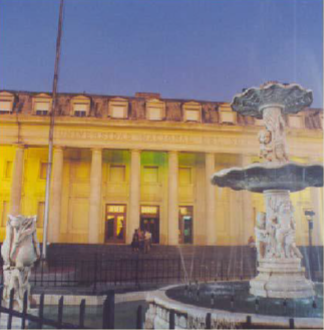
#> input picture TPG8/IPDI_TPs/T04_Operaciones_de_Luminancia/img/fuente.bmp, 324 x 330 px
$ python -i Segmentacion.py   (imports and definitions only)   (older library calls are emulated)
#> lines starting #> are read from the running program, lines starting #| are printed output that depends on the picture; after the words box and inside, x2 and y2 are one past the last pixel; in counts of white or black regions, pixels touching at a corner belong together
#> further down, picture is the input picture: shape (330, 324, 3); mean B, G, R 120.3, 124.5, 136.8
import cv2
import numpy as np
import logging
from typing import Tuple, List, Optional, Union
from skimage import measure

# Configuración de logs comentarios
# [1 line not run here, left out]
logger = logging.getLogger('IPDI_Segmentacion')

class AdvancedSegmentation:
    """
    Implementación de algoritmos de segmentación avanzada, binarización adaptativa
    y detección de bordes mediante métodos estadísticos y morfológicos.
    """

    def _ensure_grayscale(self, image: np.ndarray) -> np.ndarray:
        """Convierte imagen a escala de grises si es color."""
        if image.ndim == 3:
            return cv2.cvtColor(image, cv2.COLOR_BGR2GRAY)
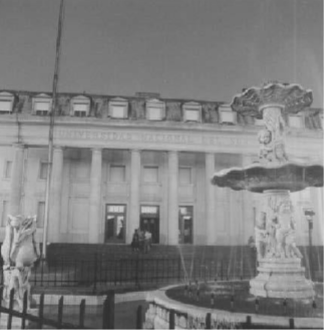
#> returned value: shape (330, 324); min 44, max 211, mean 127.7
        return image

    def _validate(self, image: np.ndarray) -> None:
        """Valida que la imagen no esté vacía."""
        if image is None or image.size == 0:
            raise ValueError("La imagen de entrada es nula o vacía.")

    # --- Métodos de Binarización ---

    # [16 lines left out: function threshold_median_50, not called in this run]

    def threshold_two_modes(self, image: np.ndarray) -> np.ndarray:
        """
        Binarización bimodal. Identifica las dos modas principales (clara y oscura)
        en el histograma suavizado y establece el umbral por distancia mínima (punto medio).
        """
        try:
            self._validate(image)
            img_gray = self._ensure_grayscale(image)

            # 1. Calcular Histograma
            hist = cv2.calcHist([img_gray], [0], None, [256], [0, 256]).flatten()
#> hist = 256 values, max 2422 at index 122, min 0 at index 0, mean 417.7

            # 2. Suavizar histograma para eliminar ruido local
            kernel_smooth = cv2.getGaussianKernel(9, 2)
            hist_smooth = cv2.filter2D(hist, -1, kernel_smooth).flatten()
#> hist_smooth = 256 values, max 2081.9 at index 122, min 0 at index 0, mean 417.7

            # 3. Encontrar picos (modas) dividiendo el espectro por la media
            mean_val = int(np.mean(img_gray))
#> mean_val = 127

            mode_dark = np.argmax(hist_smooth[:mean_val])
#> mode_dark = 122
            mode_light = np.argmax(hist_smooth[mean_val:]) + mean_val
#> mode_light = 127

            # 4. Umbral de distancia mínima (promedio entre picos)
            threshold = int((mode_dark + mode_light) / 2)
#> threshold = 124

            _, binary = cv2.threshold(img_gray, threshold, 255, cv2.THRESH_BINARY)
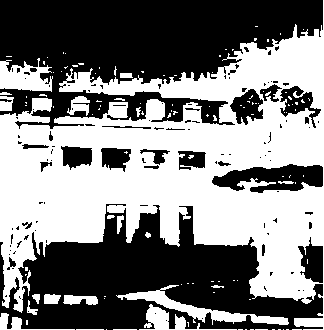
#> binary: shape (330, 324); 50.4% white; 113 black regions (87 under 20 px), largest, box (x1, y1, x2, y2) and area: (0, 0, 323, 129) 24918, (0, 204, 323, 330) 21188, (212, 164, 323, 193) 2001
            return binary

        except Exception as e:
            logger.error(f"Fallo en binarización bimodal: {e}")
            raise

    # [110 lines left out: functions threshold_otsu, edge_laplacian, edge_morphological, edge_marching_squares, magic_wand, not called in this run]

# [10 lines not run here, left out]

>>> import cv2
>>> picture = cv2.imread('../T04_Operaciones_de_Luminancia/img/fuente.bmp')
>>> result = AdvancedSegmentation().threshold_two_modes(picture)
